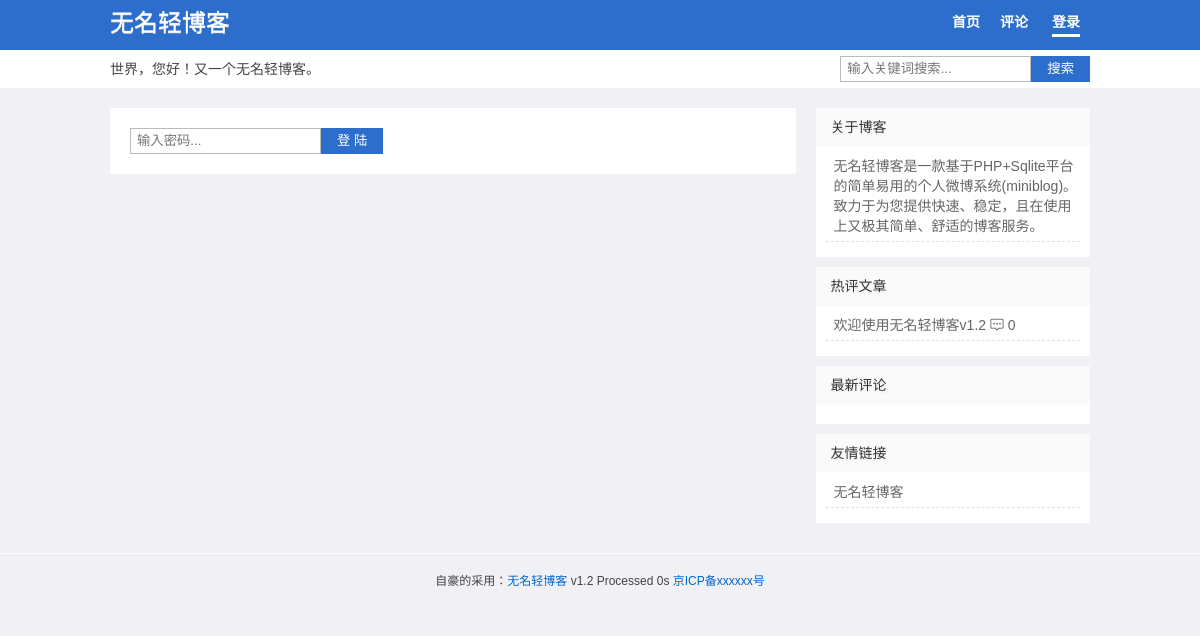
Page /index.php?act=login on the committed database.
### tables this page shows
CREATE TABLE "Set" (id INT (1), webuser VARCHAR (10), webtitle VARCHAR (20), webdesc VARCHAR (255), plsh INT (1), rewrite INT (1), safecode INT (1), icp VARCHAR (20), webmenu TEXT);

CREATE TABLE Wid (id INTEGER PRIMARY KEY AUTOINCREMENT, title VARCHAR (20), html TEXT, ord INT DEFAULT (1));

CREATE TABLE Log (id INTEGER PRIMARY KEY AUTOINCREMENT, title VARCHAR (100), sum VARCHAR (200), content TEXT, pic VARCHAR (200), pics VARCHAR (500), fm VARCHAR (20), atime DATETIME DEFAULT (datetime('now', 'localtime')), ist INT (1) DEFAULT (0), num INTEGER DEFAULT (0), pass VARCHAR (32), hide INT (1) DEFAULT (0), lock INT (1) DEFAULT (0));

### index.php (called while the page is built, shortened)
<?php
$t1 = microtime(true);
require 'app/class/config.php';
$db = new DbHelpClass();
$act = isset($_GET['act']) ? $_GET['act'] : '';
$s = isset($_GET['s']) ? htmlspecialchars($_GET['s']) : '';
$file = self();
$wid = $db->getdata("select * from `Wid` order by ord");
switch ($act) {
    case 'login':
        $tpl = 'login.php';
        break;
}
include 'assets/'.$template .'/'. $tpl;

### app/class/config.php (called while the page is built, shortened)
<?php
$template = 'qblog';
$admin = isset($_SESSION[KEY.'admin'])?$_SESSION[KEY.'admin']:0;
$set = getset();
$webtitle= $set['webtitle'];
$webdesc= $set['webdesc'];
$rewrite = $set['rewrite'];
$icp = $set['icp'];
$webmenu = vmenu($set['webmenu']);
require_once ROOT_PATH.'assets/'.$template.'/theme.php';
function getset(){
  $db =new DbHelpClass();
  if(empty($_SESSION[KEY.'set'])){
     $rs = $db->getdata("select * from `Set` where id=1");
     $set = $rs[0];
  }else{
     $set = $_SESSION[KEY.'set'];
  }
  return $set;
}
function vurl($id){
   global $rewrite;
   $url =  $rewrite?'post-'.$id.'.html':self().'?act=pl&id='.$id;
   return $url;
}
function vmenu($menu){
	global $rewrite;
	return $rewrite?str_replace(array('@index','@comment'),array('index.html','comment.html'),$menu):str_replace(array('@index','@comment'),array(self(),self().'?act=plist'),$menu);
}
function self(){
    $self = $_SERVER['PHP_SELF'];
    $php_self=substr($self,strrpos($self,'/')+1);
    return $php_self;
}
class DbHelpClass
    {
        private $conn;
        function __construct()
        {
            $path=ROOT_PATH."app/db/log.db";
			try{
			   $this->conn = new PDO('sqlite:'.$path);
			 }
			catch(Exception $errinfo){
				die ("PDO Connection faild.(可能空间不支持pdo_sqlite，详细错误信息：)".$errinfo);
			}
        }
        function getdata($sql,$params=array())
        {
            $bind=$this->conn->prepare($sql);
            $arrKeys=array_keys($params);
            $bind->execute();
            $result=$bind->fetchAll(PDO::FETCH_ASSOC);
            return $result;
        }
    }

### assets/qblog/right.php (the view)
<?php if(!defined('wmblog'))exit; ?><div id="sidebar">
     <div class="sidebar">
	  <?php foreach($wid as $v){?>
      <div class="widget">
        <h3><?php echo $v['title'];?></h3>
		<?php if($v['html']	==='topic'){?>
           <ul class="topic"><?php echo topic(10);?> </ul>
	    <?php }elseif ($v['html']	==='comment'){?>
           <ul class="comment"><?php echo comment(10);?></ul>
		<?php }else{?>
		  <ul><?php echo $v['html'];?></ul>
		<?php } ?>
      </div>
	 <?php } ?>
	 </div>
</div>

### assets/qblog/head.php (shortened to what this page needs)
<?php if(!defined('wmblog'))exit;?><!DOCTYPE HTML>
<html>
<head>
<link href="assets/<?php echo $template;?>/style.css" rel="stylesheet" type="text/css" />
</head>
<body>
<div id="wrap">
<div id="header">
  <div class="box-m">
    <div class="logo">
      <h2 id="title"><a href="./"><?php echo $webtitle;?></a></h2>
    </div>
    <div id="navigation">
      <ul id="nav">
		<?php
		echo $webmenu;
		if ($admin ==1) {?>
        <li><a href="<?php echo $file;?>?act=add" title="发布微博">发布</a></li>
		<li><a href="<?php echo $file;?>?act=set" title="设置微博">设置</a></li>
		<li><a href="<?php echo $file;?>?act=wid" title="设置边栏">边栏</a></li>
		<li><a href="<?php echo $file;?>?act=logout" title="退出">退出</a></li>
       <?php }else{ ?>
        <li><a href="<?php echo $file;?>?act=login" title="登陆到微博">登录</a></li>
	   <?php } ?>
      </ul>
    </div>
      </div>
	  <div class="other box-m">
	   <div class="desc"><?php echo $webdesc;?></div>
	   <form method="get" class="search-form" action="<?php echo $file;?>"> <input class="search-text" name="s" autocomplete="off" placeholder="输入关键词搜索..." required="required" type="text" value="<?php echo $s;?>"> <button class="search-submit" alt="搜索" type="submit">搜索</button></form>
	   </div>
</div>

### assets/qblog/theme.php (shortened to what this page needs)
<?php
function topic($n){
	global $db;
	$str = '';
    $rs =  $db->getdata("select id,title,sum,num from `Log` where hide=0 order by num desc limit 0,$n");
	foreach($rs as $v){
		if(empty($v['title'])){
		  $title = mb_substr(strip_tags($v['sum']),0,14,'utf-8');
		  if(empty($title)) {$title = '#分享';}
		}else{
		   $title = $v['title'];
		}
	  $str .= '<li><a href="'. vurl($v['id']) .'">'.$title.'</a> <i class="iconfont">&#xe654;</i> '.$v['num'].'</li>';
	}
   return $str;
}
?>

### assets/qblog/foot.php (shortened to what this page needs)
<?php if(!defined('wmblog'))exit; ?><div id="footer">自豪的采用：<a href="http://www.4jax.net">无名轻博客</a> <?php echo VER;?>  Processed <?php $t2 = microtime(true); echo round($t2-$t1,3); ?>s <a href="http://www.miitbeian.gov.cn/" rel="nofollow" target="_blank"><?php echo $icp;?></a></div>

### assets/qblog/style.css (style rules this page uses)
body,h1,h2,h3,p,blockquote,dl,dt,dd,ul,ol,li,button,input,textarea { margin: 0; padding: 0 }
body { font: 14px/24px Microsoft YaHei,Tahoma,Arial; background: #f0f0f5; display: block; cursor: default; color: #444; -webkit-font-smoothing: antialiased }
.iconfont { font-family: "iconfont";font-size: 14px;font-style: normal; }
h1,h2,h3 { font-weight: 500;text-shadow: 0 1px 0 #EEE }
a { color: #444;text-decoration: none }
ol,ul,li { list-style: none }
input,textarea,button { outline: 0 }
input[type^="email"],input[type^="text"],input[type^="password"],textarea { border: 1px solid #bbb; }
input { vertical-align: middle }
*,::after,::before { box-sizing: border-box; }
.box-m { width: 980px;margin:0 auto;position:relative; }
#header { background:#2d6dcc;width: 100%;margin-bottom: 20px;position: relative;z-index: 100;border-bottom: 38px solid #FFF;height: 88px; }
#sidebar { width: 28%;float: right;overflow: hidden }
#footer { text-align: center;font-size: 12px;padding: 15px 0;border-top: 1px solid #FFF; }
#header .logo { float: left;margin-top:10px;line-height: 26px;font-size: 14px;position: absolute }
#header .logo a { color: #fff;font-size:24px }
#navigation { position:absolute;right:0;top:10px; }
#nav { display:block; }
#nav li { list-style: none;padding: 0;margin: 0;display: inline }
#nav li { padding: 6px 10px; }
#nav li a { display: inline-block;color: #fff;text-decoration: none;font-size: 14px;font-weight: bold; }
#nav li a:hover, #navigation ul li .on { border-bottom:3px solid #fff; }
.desc,.search-form { display: block;position: absolute;top: 50px;height: 38px;line-height: 38px; }
.desc { left:0; }
.search-form { right:0;padding:6px 0; }
.search-text { float: left;border-right: 0;padding: 0 6px;height: 26px;line-height: 26px;border-radius: 0; }
.search-submit { cursor: pointer;float: left;line-height: 26px;height: 26px;background: #2d6dcc;color: #FFF;padding: 0 16px;text-align: center;border-radius: 0;border: 0; }
.sidebar { box-shadow: 0 1px 2px #CCC;overflow: hidden; }
.widget { background-color: #FFF;margin-bottom: 10px;color: #666;overflow: hidden }
.widget a { color: #666 }
.widget h3 { padding: 0 15px;font-size: 14px;line-height: 38px;color: #333;font-size: 14px;text-shadow: 0 2px 0 #EEE;background: #fafafa; }
.widget ul { padding : 10px }
.widget li { line-height: 20px;padding: 0 0 5px 8px;margin-bottom: 5px;border-bottom: 1px dashed #e0e0e0 }
.comment { overflow: hidden; }
#footer a { color: #06C }

### rows in the picture
set: webtitle "无名轻博客", webmenu "首页 评论", webdesc "世界，您好！又一个无名轻博客。", icp "京ICP备xxxxxx号"
wid: title "关于博客", html "无名轻博客是一款基于PHP+Sqlite平台的简单易用的个人微博系统(miniblog)。致力于为您提供快速、稳定，且在使用上又极其简单、舒适的博客服务。"
wid: title "热评文章"
log: title "欢迎使用无名轻博客v1.2", num "0"
wid: title "最新评论"
wid: title "友情链接", html "无名轻博客"

### other values in the picture
VER "v1.2"
